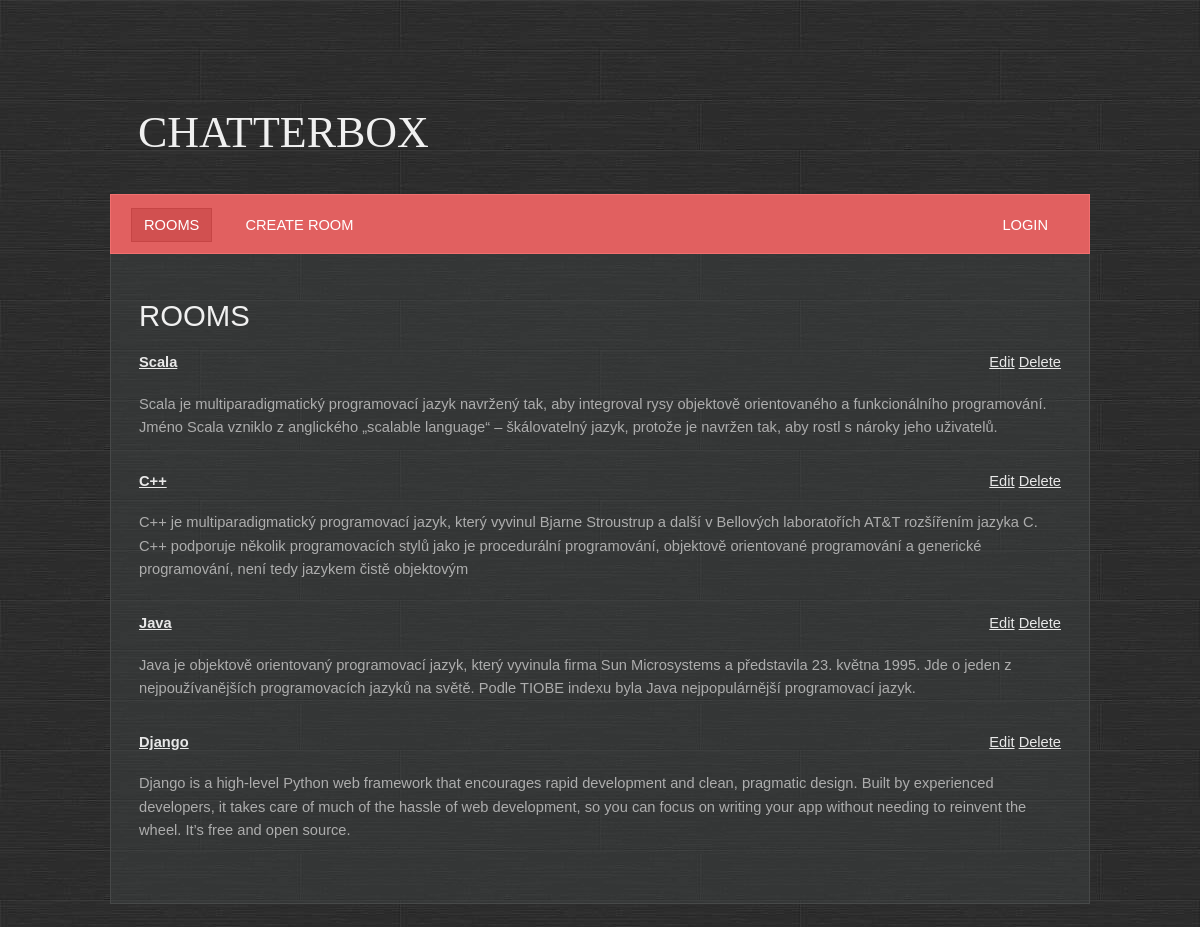
The app's page /, older data.
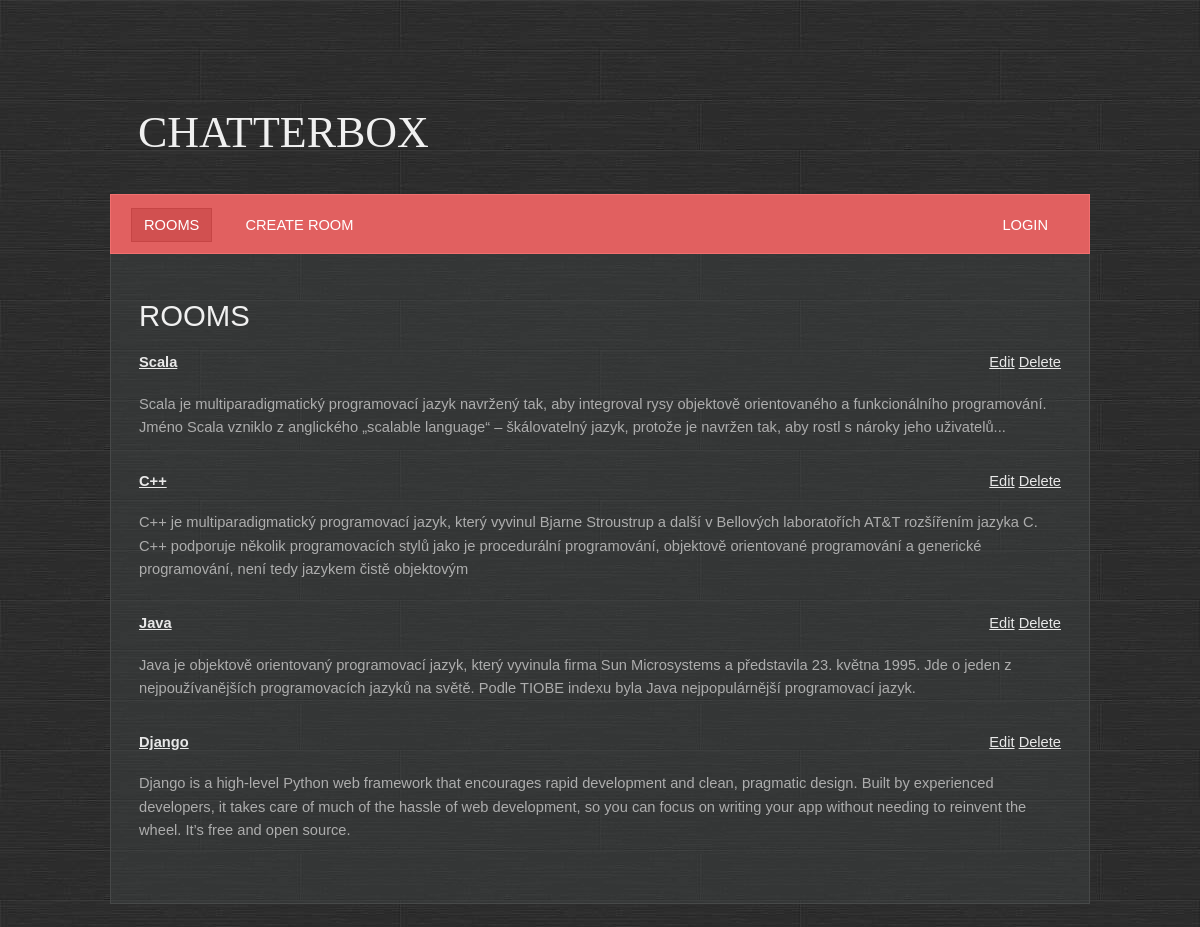
The same page, newer data.
### base/models.py (models this page shows, shortened)
class Room(Model):
    name = models.CharField(max_length=200, unique=True)
    description = models.TextField(null=True, blank=True)
    participants = models.ManyToManyField(User, related_name='participants', blank=True)
    created = models.DateTimeField(auto_now_add=True)
    updated = models.DateTimeField(auto_now=True)
    class Meta:
        ordering = ['-created', 'name']

### base/views.py (the view)
# urls.py: path('', base.views.RoomsView.as_view(), name='rooms'),
class RoomsView(ListView):
    template_name = 'base/rooms.html'
    model = Room

### base/templates/base/rooms.html
{% extends 'main.html' %}
{% block content %}
    <h1>Rooms</h1>
    <br>
    <div class="box">
        {% for room in object_list %}
            <div class="last-child">
                <a href="{% url 'room_update' room.id %}">Edit</a>
                <a href="{% url 'room_delete' room.id %}">Delete</a>
            </div>
            <p><a href="{% url 'room' room.id %}"><b>{{ room.name|capfirst }}</b></a></p>
            <div class="box">{{ room.description }}</div>
        {% endfor %}
    </div>
{% endblock %}

### templates/main.html (shortened to what this page needs)
<!DOCTYPE html>
{% load static %}
<html lang="en">
<head>
    <link rel="stylesheet" href="{% static 'styles/style.css' %}"/>
</head>
<body>
  <div id="wrapper">
    <div id="header">
        <div id="logo">
            <h1>Chatterbox</h1>
        </div>
        <div id="menu">
            {% include 'navbar.html' %}
        </div>
    </div>
    <div id="page">
        <div id="content">
            {% block content %}
            {% endblock %}
        </div>
        <br class="clearfix">
    </div>
    <br class="clearfix">
</div>
</body>
</html>

### templates/navbar.html
<ul>
    <li class="first active">
        <a href="{% url 'rooms' %}">Rooms</a>
    </li>
    <li>
        <a href="{% url 'room_create' %}">Create room</a>
    </li>
    {% if user.is_authenticated %}
        <li class="last-child">
            <a href="{% url 'logout' %}">Logout</a>
        </li>
        <li class="last-child">
            <a href="{% url 'password_change' %}">Change password</a>
        </li>
        <li class="last-child">{{ user.username }}
        </li>
    {% else %}
        <li class="last-child">
            <a href="{% url 'login' %}">Login</a>
        </li>
    {% endif %}
</ul><br class="clearfix"/>

### static/styles/style.css (style rules this page uses)
* { margin: 0; padding: 0; }
a { text-decoration: underline; color: #e8e8e8; }
body { font-size: 11pt; line-height: 1.6em; font-family: Arial, sans-serif; background: #9ea3a3; color: #adadad; background: url(/static/images/bg.jpg); }
h1,h2,h3,h4 { text-transform: uppercase; font-weight: normal; color: #f0f0f0; }
p { margin-bottom: 1.25em; }
ul { margin-bottom: 1.25em; }
ul { list-style: none; }
.last-child { float:right; }
.box { overflow: hidden; margin: 0 0 30px 0; }
#content { width: 100%; float: left; padding: 0; }
#header { position: relative; padding: 28px; height: 130px; }
#logo { position: absolute; top: 0; left: 28px; height: 130px; line-height: 130px; }
#logo h1 { font-size: 3em; font-family: Bevan, serif; }
#page { position: relative; padding: 50px 28px 0px 28px; width: 922px; background: rgba(65, 70, 70, 0.4); border: solid 1px #474949; border-top: 0; }
#menu { position: absolute; bottom: 0; left: 0; height: 58px; line-height: 60px; padding: 0 20px 0 20px; width: 938px; margin: 0 0 0 0; background: #e16060; border: solid 1px #f17070; }
#menu a { text-decoration: none; text-transform: uppercase; color: #ffffff; padding: 8px 12px 8px 12px; border: solid 1px #e16060; }
#menu ul { list-style: none; }
#menu ul li { display: inline; padding: 0 8px 0 8px; }
#menu ul li.first { padding-left: 0; }
#menu ul li.active a { background: #D15050; border: solid 1px #C64545; }
#wrapper { position: relative; width: 980px; margin: 68px auto 0 auto; }

Row changes from the older to the newer data that the page shows:
changed Room "Scala": description "…rostl s nároky jeho uživatelů." → "…rostl s nároky jeho uživatelů..."
